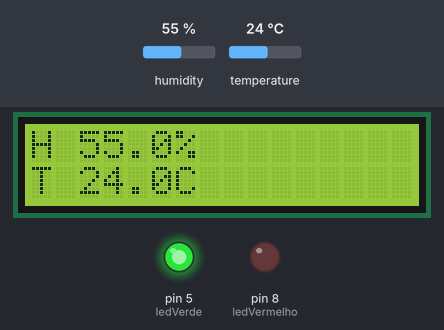
A sketch run on a simulated Arduino Uno, built with avr-gcc and run on an emulated ATmega328P. Parts: 16×2 character LCD, output pins drawn as LEDs (lit = HIGH). The test bench sets the inputs (shaded band); at power-on: humidity 55 %, temperature 24 °C.

Above: at 1.3 s.
1.4 s: humidity set to 57 %
At 3.1 s:
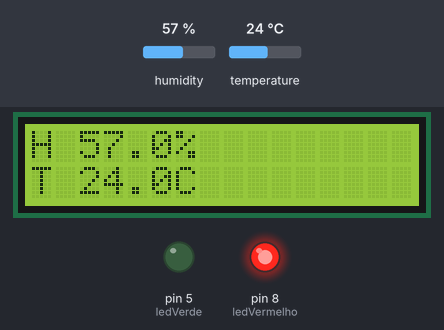
4.2 s: temperature set to 12 °C
At 5.1 s:
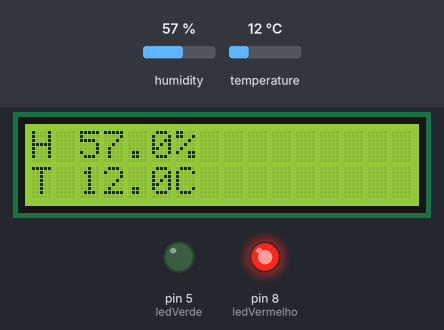
7.0 s: humidity set to 22 %
At 9.1 s:
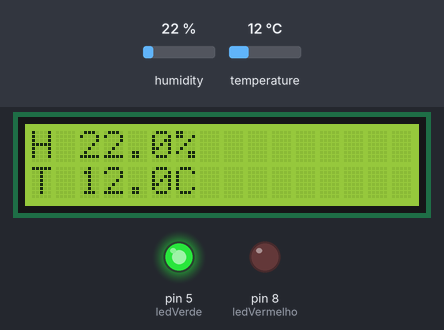
10.0 s: humidity set to 68 %
At 11.1 s:
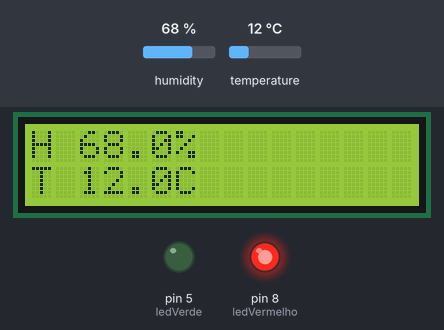
Timing chart, 0 to 13.0 s (numbered marks = the images above; inputs shaded):
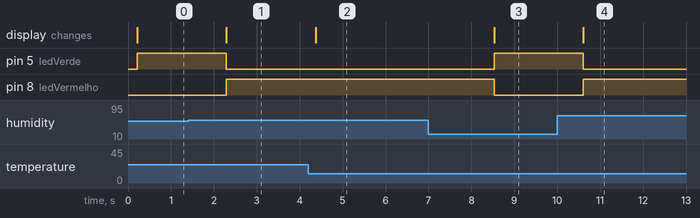

The sketch:

LensSaver.ino
```cpp
  //Created by Techno John

#include <DHT.h>

#include <Wire.h>
#include <LiquidCrystal_I2C.h>

//todas as bibliotecas estão na pasta lib com suas respectivas documentações

#define DHTPIN A0	//defini o pino A0 do controlador para a leitura do sensor de temperatura e humidade
#define DHTTYPE DHT22	//defini o tipo do densor de temperatura e humidade DHT11 futuramente sera o DHT22

LiquidCrystal_I2C lcd(0x3F, 16, 2);	//inicializa o display lcd i2c baseado no endereço obtido com o I2C_Scaner que pode ser encontrado na pasta res

const int ledVerde = 5;	//led que indica um nivel alarmante de humidae definido na porta 5 do controlador
const int ledVermelho = 8; //led que indica um nivel alarmante de humidae definido na porta 8 do controlador

DHT dht(DHTPIN, DHTTYPE);	//istancia o sensor DTH

float h = 0;	//inicializa a humidade com 0
float t = 0;	//inicializa a temperatura com 0

void setup(void)	//rotina chamada toda vez que o microcontrolador é ligado
{
  lcd.begin(16,2);	//define o tamanho display lcd
  lcd.init();	//liga o display lcd
  lcd.backlight();	//liga a luz de fundo do display lcd
  pinMode(ledVerde, OUTPUT); //define os leds como output
  pinMode(ledVermelho, OUTPUT);
}
void loop(void)	//é executado em loop enqinto o controlador estiver ligado
{
  //capta os dados dos sensores e os escreve na serial e no display lcd
  h = dht.readHumidity();
  t = dht.readTemperature();

  lcd.init();
  lcd.backlight();

  if (isnan(t) || isnan(h)) //valida se os sensores estão conectados
  {
    lcd.clear();
    lcd.setCursor(0, 0);
    lcd.print("Error");

    digitalWrite(ledVermelho, LOW);
    digitalWrite(ledVerde, LOW);
  }
  else	//printa os dados lidos dos sensor no display LCD
  {
    lcd.clear();
    lcd.setCursor(0, 0);
    lcd.print("H ");
    lcd.print(h,1);
    lcd.print("% ");
    lcd.setCursor(0, 1);
    lcd.print("T ");
    lcd.print(t,1);
    lcd.print("C");

    if(h>55)	//liga o led relacionado ao estado da humidade
    {
      digitalWrite(ledVermelho, HIGH);
      digitalWrite(ledVerde, LOW);
    }
    else
    {
      digitalWrite(ledVerde, HIGH);
      digitalWrite(ledVermelho, LOW);
    }

  }
}
```

Measured:
- the behaviour switches between 55 and 56 % on humidity (found by bisection; images 0 and 1)
- after the input at 1.4 s, pin 5 (ledVerde): HIGH → LOW after 0.89 s; pin 8 (ledVermelho): LOW → HIGH after 0.89 s; the display: changes after 0.89 s (image 1)
- after the input at 4.2 s, the display: changes after 0.17 s (image 2)
- after the input at 7.0 s, pin 5 (ledVerde): LOW → HIGH after 1.5 s; pin 8 (ledVermelho): HIGH → LOW after 1.5 s; the display: changes after 1.5 s (image 3)
- after the input at 10.0 s, pin 5 (ledVerde): HIGH → LOW after 0.61 s; pin 8 (ledVermelho): LOW → HIGH after 0.61 s; the display: changes after 0.61 s (image 4)
